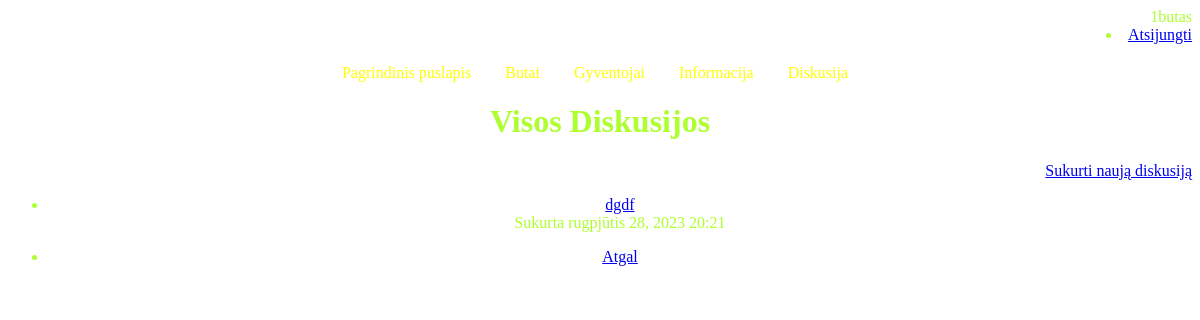
Before: /diskusija/ (signed in) with the older database file.
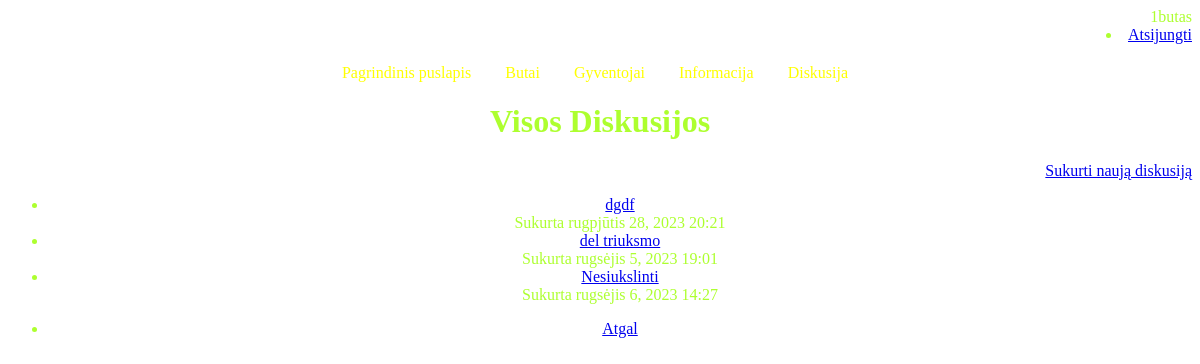
After: the same page with the newer database file.
### gyventojas/models.py (models this page shows, shortened)
class Resident(AbstractUser):
    flat_nr = models.ForeignKey(Flat, on_delete=models.SET_NULL, null=True, blank=True, related_name='gyventojas')  # Laukas flat_nr, nurodantys ForeignKey į Flat modelį
    class Meta:
        verbose_name = 'Gyventojas'
        verbose_name_plural = 'Gyventojai'

### diskusija/models.py (models this page shows, shortened)
class Diskusija(models.Model):
    title = models.CharField(max_length=100, verbose_name="Pavadinimas")
    text = models.TextField(verbose_name="Turinys")
    date = models.DateTimeField(auto_now_add=True)
    likes = models.PositiveIntegerField(default=0, verbose_name="Patiko")
    dislikes = models.PositiveIntegerField(default=0, verbose_name="Nepatiko")
    class Meta:
        verbose_name = 'Diskusija'
        verbose_name_plural = 'Diskusijos'

### diskusija/views.py (the view)
# urls.py: path('', views.visos_diskusijos, name='visos_diskusijos'),
def visos_diskusijos(request):
    diskusijos = Diskusija.objects.all()
    return render(request, 'visos_diskusijos.html', {'diskusijos': diskusijos})

### diskusija/templates/visos_diskusijos.html (shortened to what this page needs)
<!DOCTYPE html>
<html lang="en">
<head>
    {% extends "base.html" %}
{% block "content" %}
</head>
<body>
 {% if user.is_authenticated %}
    <h1>Visos Diskusijos</h1>
 <div>
            <a href="{% url 'kurti_diskusija' %}">Sukurti naują diskusiją</a>
        <ul>
            {% for diskusija in diskusijos %}
        <li>
            <a href="{% url 'diskusija_detail' diskusija_id=diskusija.id %}">{{ diskusija.title }}</a><br>
            Sukurta {{ diskusija.date|date:"F j, Y H:i" }}
         </li>
        {% endfor %}
        {% else %}
            <p>Prašome prisijungti, kad galėtumėte pamatyti butų sąrašą.</p>
        {% endif %}
            </ul>
</div>
<ul class="back">
    <li><a href="{% url 'index' %}">Atgal</a></li>
</ul>
</body>
{% endblock %}

### templates/base.html (shortened to what this page needs)
<!DOCTYPE html>
<html lang="en">
<head>
    {% load static %}
    <link rel="stylesheet" type="text/css" href="{% static 'css/style.css' %}">
</head>
<body class="bodis">
    <div class="container-fluid">
        <div class="row">
           {% if user.is_authenticated %}
            {{ user.get_username }}
             <li class="nav-item"><a class="nav-link" href="{% url 'logout'%}?next=/">Atsijungti</a></li>
               {% else %}
            <li class="nav-item"><a class="nav-link" href="{% url 'login'%}?next={{request.path}}">Prisijungti</a></li>
          {% endif %}
                <div class="col-sm-2">
                    {% block sidebar %}
                    <div id="sidebar">
                            <ul class="sidebar-nav">
                                <li><a href="{% url 'index' %}">Pagrindinis puslapis</a></li>
                                <li><a href="{% url 'butas' %}">Butai</a></li>
                                <li><a href="{% url 'gyventojas_list' %}">Gyventojai</a></li>
                                <li><a href="{% url 'buto-inasas' %}">Informacija</a></li>
                                <li><a href="{% url 'visos_diskusijos' %}">Diskusija</a></li>
                            </ul>
                        </div>
                    {% endblock %}
                </div>
            {% block "content" %}
                    {% endblock %}
</body>
</html>

### gyventojas/static/css/style.css (style rules this page uses)
.bodis { background-image: url('/static/img/fonas2.jpg'); background-size: cover; background-repeat: no-repeat; color: GreenYellow; }
.sidebar-nav { margin-top: 20px; padding: 0; list-style: none; text-align: center; }
.sidebar-nav li { display: inline-block; margin-right: 10px; }
.sidebar-nav a { text-decoration: none; padding: 5px 10px; color: green; border-radius: 5px; }
.sidebar-nav a { text-decoration: none; padding: 5px 10px; color: Yellow; border-radius: 5px; transition: transform 0.2s; }
h1, h2, p, ul { text-align: center; }
.row { text-align: right; }

Changed rows visible on the page:
added Diskusija: title "del triuksmo", date "rugsėjis 5, 2023 19:01"
added Diskusija: title "Nesiukslinti", date "rugsėjis 6, 2023 14:27"
